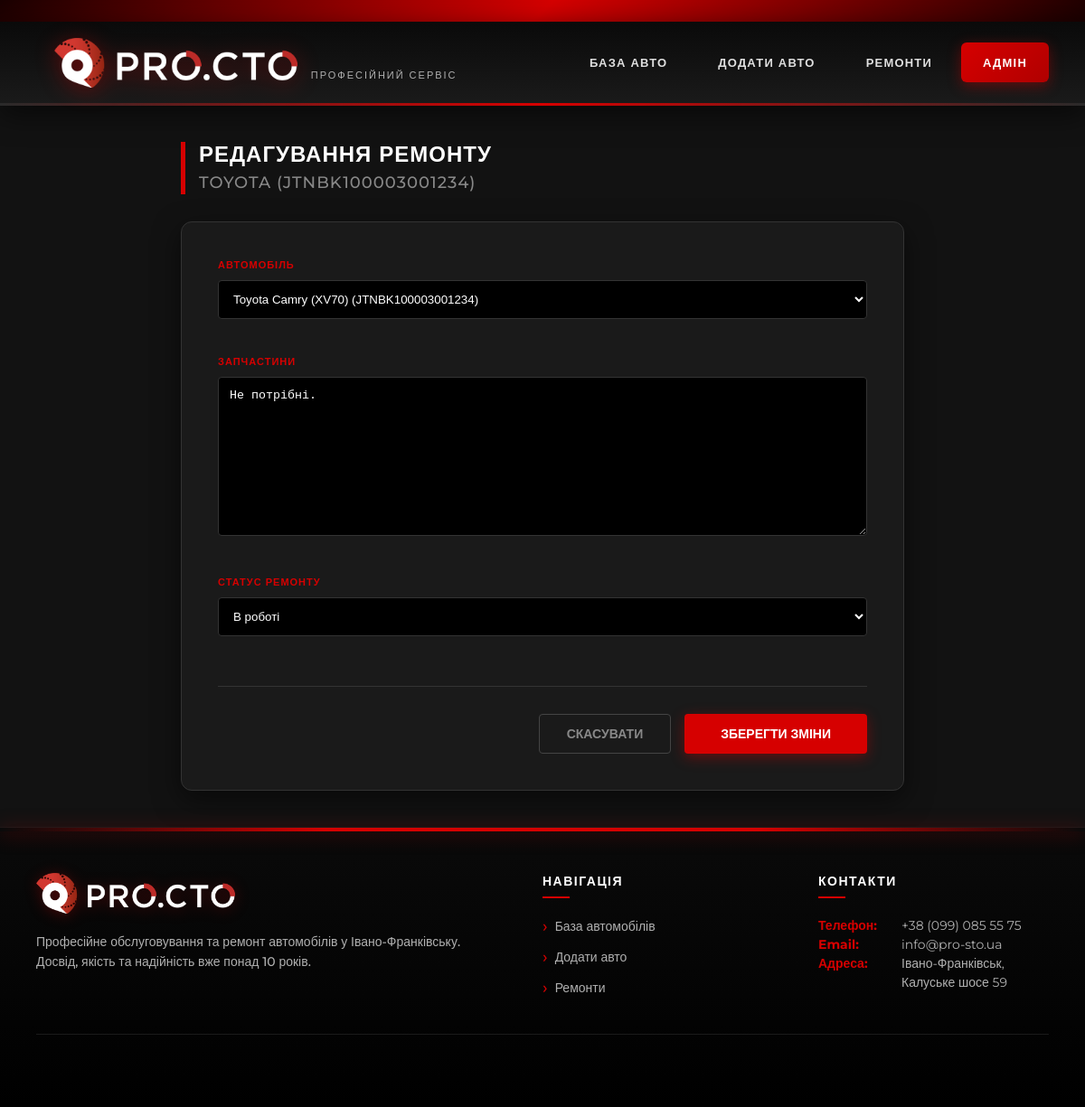
Screenshot of /repairs/2/edit/ with the database file from the repository.
### repairs/models.py (models this page shows, shortened)
class Repair(models.Model):
    STATUS_CHOICES = [
        ('new', 'Новий'),
        ('in_progress', 'В роботі'),
        ('awaiting_parts', 'Очікує запчастин'),
        ('completed', 'Завершено'),
    ]
    car = models.ForeignKey(Car, on_delete=models.CASCADE, related_name='repairs')
    description = models.TextField()
    status = models.CharField(max_length=20, choices=STATUS_CHOICES, default='new')
    start_date = models.DateTimeField(auto_now_add=True)
    end_date = models.DateTimeField(null=True, blank=True)

### cars/models.py (models this page shows)
class Car(models.Model):
    class Transmission(models.TextChoices):
        MANUAL = 'manual', 'Механічна'
        AUTOMATIC = 'automatic', 'Автоматична'
        ROBOT = 'robot', 'Роботизована'
        VARIATOR = 'variator', 'Варіатор'
    class FuelType(models.TextChoices):
        PETROL = 'petrol', 'Бензин'
        DIESEL = 'diesel', 'Дизель'
        ELECTRIC = 'electric', 'Електро'
        HYBRID = 'hybrid', 'Гібрид'
        GAS = 'gas', 'Газ'
    make = models.CharField(
        max_length=100,
        verbose_name="Марка"
    )
    model_name = models.CharField(
        max_length=100,
        verbose_name="Модель"
    )
    vin = models.CharField(
        max_length=17,
        unique=True,
        verbose_name="VIN-код",
        validators=[MinLengthValidator(17)]
    )
    owner_name = models.CharField(
        max_length=100,
        verbose_name="ПІБ власника",
    )
    year = models.PositiveIntegerField(
        verbose_name="Рік випуску",
        validators=[
            MinValueValidator(1900),
            MaxValueValidator(datetime.date.today().year + 1)
        ],
        help_text="Використовуйте формат: <YYYY>"
    )
    color = models.CharField(
        max_length=50,
        verbose_name="Колір"
    )
    transmission = models.CharField(
        max_length=20,
        choices=Transmission.choices,
        default=Transmission.AUTOMATIC,
        verbose_name="Коробка передач"
    )
    fuel_type = models.CharField(
        max_length=20,
        choices=FuelType.choices,
        default=FuelType.PETROL,
        verbose_name="Тип пального"
    )
    mileage = models.PositiveIntegerField(
        default=0,
        verbose_name="Пробіг (км)",
        help_text="Для нових авто залиште 0"
    )
    engine_volume = models.DecimalField(
        max_digits=4,
        decimal_places=1,
        blank=True,
        null=True,
        verbose_name="Об'єм двигуна (л)"
    )
    description = models.TextField(
        blank=True,
        verbose_name="Опис"
    )
    main_image = models.ImageField(
        upload_to='cars/%Y/%m/',
        blank=True,
        null=True,
        verbose_name="Фото"
    )
    is_published = models.BooleanField(
        default=True,
        verbose_name="Опубліковано"
    )
    created_at = models.DateTimeField(
        auto_now_add=True,
        verbose_name="Дата додавання"
    )
    updated_at = models.DateTimeField(
        auto_now=True,
        verbose_name="Дата оновлення"
    )
    class Meta:
        verbose_name = "Автомобіль"
        verbose_name_plural = "Автомобілі"
        ordering = ['-created_at']
    def __str__(self):
        return f"{self.make} {self.model_name} ({self.vin})"

### repairs/views.py (the view)
# urls.py: path('<int:repair_id>/edit/', views.edit_repair_view, name='edit_repair'),
def edit_repair_view(request, repair_id):
    repair = get_object_or_404(Repair, id=repair_id)
    if request.method == 'POST':
        form = RepairForm(request.POST, instance=repair)
        if form.is_valid():
            form.save()
            messages.success(request, 'Зміни успішно збережено!')
            return redirect('repair_list')
    else:
        form = RepairForm(instance=repair)
    return render(request, 'repairs/edit_repair.html', {'form': form, 'repair': repair})

### repairs/forms.py
class RepairForm(forms.ModelForm):
    class Meta:
        model = Repair
        fields = ['car', 'description', 'status']
        labels = {
            'car': 'Автомобіль',
            'description': 'Запчастини',
            'status': 'Статус ремонту',
        }

### repairs/templates/repairs/edit_repair.html (shortened to what this page needs)
{% extends 'base.html' %}
{% block content %}
<div style="max-width: 800px; margin: 0 auto;">
    <div style="margin-bottom: 30px;">
        <h2 style="margin: 0; color: #ffffff; text-transform: uppercase; font-weight: 800; border-left: 5px solid #D60000; padding-left: 15px; letter-spacing: 1px; line-height: 1.2;">
            Редагування ремонту <br>
            <span style="font-size: 18px; color: #888; font-weight: 500;">{{ repair.car.make }} {{ repair.car.model }} ({{ repair.car.vin }})</span>
        </h2>
    </div>
    <div class="stat-card" style="padding: 40px; background-color: #1a1a1a; border: 1px solid #333; border-radius: 12px; box-shadow: 0 10px 30px rgba(0,0,0,0.5);">
        <form method="post">
            <div style="display: grid; gap: 25px;">
                {% for field in form %}
                    <div class="form-group" style="margin-bottom: 0;">
                        <label for="{{ field.id_for_label }}" style="color: #D60000; margin-bottom: 10px; display: block; font-size: 11px; letter-spacing: 1px; text-transform: uppercase; font-weight: 700;">
                            {{ field.label }}
                        </label>
                        {{ field }}
                    </div>
                {% endfor %}
            </div>
            <div style="margin-top: 40px; padding-top: 30px; border-top: 1px solid #333; display: flex; justify-content: flex-end; gap: 15px;">
                <a href="{% url 'repair_list' %}" style="display: inline-flex; align-items: center; justify-content: center; padding: 12px 30px; background: transparent; border: 1px solid #444; border-radius: 4px; color: #888; text-decoration: none; font-weight: 600; font-size: 14px; transition: all 0.3s; text-transform: uppercase;">
                    СКАСУВАТИ
                </a>
                <button type="submit" class="btn btn-primary" style="padding: 12px 40px; font-size: 14px; box-shadow: 0 4px 15px rgba(214, 0, 0, 0.4);">
                    ЗБЕРЕГТИ ЗМІНИ
                </button>
            </div>
        </form>
    </div>
</div>
{% endblock %}

### templates/base.html (style rules this page uses)
:root { --primary-red: #D60000; --dark-bg: #121212; --panel-bg: #1E1E1E; --text-white: #ffffff; --text-gray: #b0b0b0; }
* { margin: 0; padding: 0; box-sizing: border-box; }
body { font-family: 'Montserrat', sans-serif; background-color: var(--dark-bg); color: var(--text-white); min-height: 100vh; display: flex; flex-direction: column; }
.btn { display: inline-flex; align-items: center; justify-content: center; padding: 12px 30px; background-color: var(--primary-red); color: white; text-transform: uppercase; font-weight: 700; font-size: 13px; border: none; border-radius: 4px; cursor: pointer; text-decoration: none; transition: all 0.3s ease; box-shadow: 0 4px 15px rgba(214, 0, 0, 0.3); }
.btn-primary { background-color: var(--primary-red); color: white; }
.stat-card { background-color: var(--panel-bg); border: 1px solid #333; border-radius: 8px; padding: 25px; transition: all 0.3s ease; text-decoration: none; display: block; position: relative; overflow: hidden; }
input, select, textarea { width: 100%; padding: 12px; background-color: #000; border: 1px solid #333; color: white; border-radius: 4px; margin-bottom: 15px; }
label { color: var(--primary-red); font-size: 11px; text-transform: uppercase; font-weight: 700; margin-bottom: 8px; display: block; letter-spacing: 0.5px; }

### rows the page displays
Repair: car.make "TOYOTA", car.vin "JTNBK100003001234", form "Toyota Camry (XV70) (JTNBK100003001234)" "Не потрібні." "В роботі"

### other values shown
{{ field.label }} "АВТОМОБІЛЬ" "ЗАПЧАСТИНИ" "СТАТУС РЕМОНТУ"
